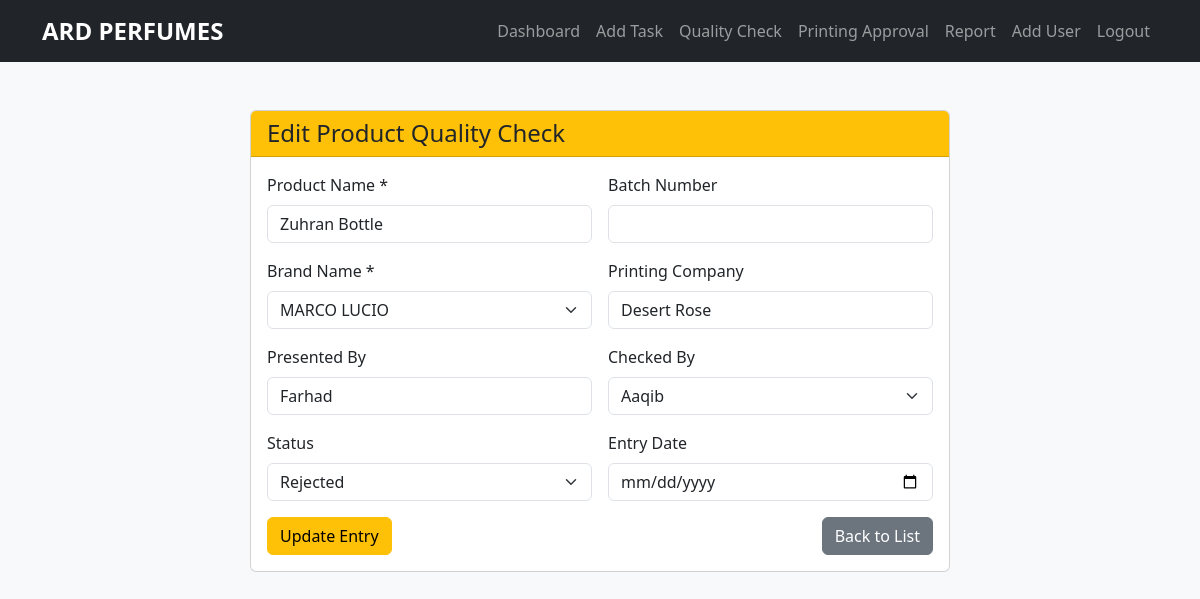
/edit_product_quality_check.php?id=5 (signed in), run on the app's committed database.
### tables this page shows
CREATE TABLE `Product_quality_check` (
  `id` int(11) NOT NULL,
  `product_name` varchar(255) NOT NULL,
  `batch_number` varchar(100) DEFAULT NULL,
  `brand_name` varchar(255) NOT NULL,
  `printing_company` varchar(255) DEFAULT NULL,
  `presented_by` varchar(255) DEFAULT NULL,
  `checked_by` varchar(255) DEFAULT NULL,
  `status` varchar(100) DEFAULT NULL,
  `entry_date` timestamp NOT NULL DEFAULT CURRENT_TIMESTAMP
);

### edit_product_quality_check.php (the view, shortened to what this page needs)
<?php
require 'includes/db.php';
$id = $_GET['id'] ?? null;
$stmt = $pdo->prepare("SELECT * FROM Product_quality_check WHERE id = ?");
$stmt->execute([$id]);
$entry = $stmt->fetch();
$brandOptions = ['ARD PERFUMES', 'MARCO LUCIO', 'SHANGANI', 'AL FATEH'];
$checkedByOptions = ['Aaqib', 'CEO', 'Aziz'];
$statusOptions = ['Pending', 'Approved', 'Rejected', 'In Progress'];
require 'includes/header.php';
?>
<div class="container my-5">
    <div class="card mx-auto" style="max-width: 700px;">
        <div class="card-header bg-warning text-dark">
            <h4 class="mb-0">Edit Product Quality Check</h4>
        </div>
        <div class="card-body">
            <form method="POST" class="row g-3">
                <div class="col-md-6">
                    <label for="product_name" class="form-label">Product Name *</label>
                    <input type="text" name="product_name" id="product_name" required class="form-control" value="<?= htmlspecialchars($entry['product_name']) ?>">
                </div>
                <div class="col-md-6">
                    <label for="batch_number" class="form-label">Batch Number</label>
                    <input type="text" name="batch_number" id="batch_number" class="form-control" value="<?= htmlspecialchars($entry['batch_number']) ?>">
                </div>
                <div class="col-md-6">
                    <label for="brand_name" class="form-label">Brand Name *</label>
                    <select name="brand_name" id="brand_name" required class="form-select">
                        <?php foreach ($brandOptions as $option): ?>
                            <option value="<?= $option ?>" <?= $entry['brand_name'] === $option ? 'selected' : '' ?>><?= $option ?></option>
                        <?php endforeach; ?>
                    </select>
                </div>
                <div class="col-md-6">
                    <label for="printing_company" class="form-label">Printing Company</label>
                    <input type="text" name="printing_company" id="printing_company" class="form-control" value="<?= htmlspecialchars($entry['printing_company']) ?>">
                </div>
                <div class="col-md-6">
                    <label for="presented_by" class="form-label">Presented By</label>
                    <input type="text" name="presented_by" id="presented_by" class="form-control" value="<?= htmlspecialchars($entry['presented_by']) ?>">
                </div>
                <div class="col-md-6">
                    <label for="checked_by" class="form-label">Checked By</label>
                    <select name="checked_by" id="checked_by" class="form-select">
                        <?php foreach ($checkedByOptions as $option): ?>
                            <option value="<?= $option ?>" <?= $entry['checked_by'] === $option ? 'selected' : '' ?>><?= $option ?></option>
                        <?php endforeach; ?>
                    </select>
                </div>
                <div class="col-md-6">
                    <label for="status" class="form-label">Status</label>
                    <select name="status" id="status" class="form-select">
                        <?php foreach ($statusOptions as $option): ?>
                            <option value="<?= $option ?>" <?= $entry['status'] === $option ? 'selected' : '' ?>><?= $option ?></option>
                        <?php endforeach; ?>
                    </select>
                </div>
                <div class="col-md-6">
                    <label for="entry_date" class="form-label">Entry Date</label>
                    <input type="date" name="entry_date" id="entry_date" class="form-control" value="<?= htmlspecialchars($entry['entry_date']) ?>">
                </div>
                <div class="col-12 d-flex justify-content-between mt-3">
                    <button type="submit" class="btn btn-warning">Update Entry</button>
                    <a href="view_product_quality_check.php" class="btn btn-secondary">Back to List</a>
                </div>
            </form>
        </div>
    </div>
</div>

### includes/header.php (style rules this page uses)
body { background-color: #f8f9fa; }

### data on the page
product_quality_check: product_name "Zuhran Bottle", brand_name "MARCO LUCIO", printing_company "Desert Rose", presented_by "Farhad", checked_by "Aaqib", status "Rejected"
